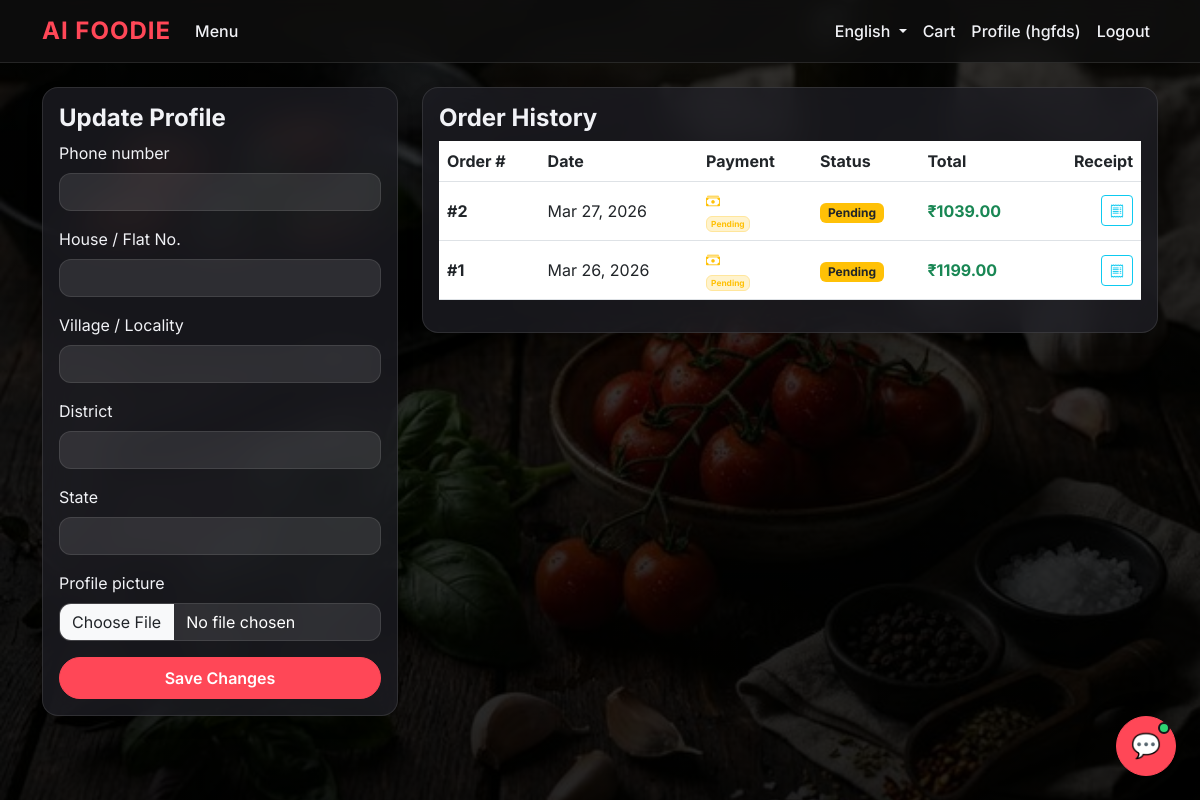
Screenshot of /profile/ (signed in) with the database file from the repository.
### core/models.py (models this page shows, shortened)
class UserProfile(models.Model):
    user = models.OneToOneField(User, on_delete=models.CASCADE)
    phone_number = models.CharField(max_length=15, blank=True, null=True)
    house_number = models.CharField(max_length=100, blank=True, null=True, verbose_name='House / Flat No.')
    village = models.CharField(max_length=100, blank=True, null=True, verbose_name='Village / Locality')
    district = models.CharField(max_length=100, blank=True, null=True, verbose_name='District')
    state = models.CharField(max_length=100, blank=True, null=True, verbose_name='State')
    profile_picture = models.ImageField(upload_to='profiles/', blank=True, null=True)

class Order(models.Model):
    STATUS_CHOICES = (
        ('Pending', 'Pending'),
        ('Preparing', 'Preparing'),
        ('Out for Delivery', 'Out for Delivery'),
        ('Delivered', 'Delivered'),
    )
    PAYMENT_METHOD_CHOICES = (
        ('cod', 'Cash on Delivery'),
        ('upi', 'UPI / QR Code'),
        ('card', 'Credit / Debit Card'),
        ('netbanking', 'Net Banking'),
    )
    PAYMENT_STATUS_CHOICES = (
        ('Pending', 'Pending'),
        ('Completed', 'Completed'),
        ('Failed', 'Failed'),
    )
    user = models.ForeignKey(User, on_delete=models.CASCADE)
    total_price = models.DecimalField(max_digits=10, decimal_places=2)
    status = models.CharField(max_length=50, choices=STATUS_CHOICES, default='Pending')
    payment_method = models.CharField(max_length=20, choices=PAYMENT_METHOD_CHOICES, default='cod')
    payment_status = models.CharField(max_length=20, choices=PAYMENT_STATUS_CHOICES, default='Pending')
    transaction_id = models.CharField(max_length=100, blank=True, null=True)
    delivery_house_number = models.CharField(max_length=100, blank=True, default='', verbose_name='House / Flat No.')
    delivery_village = models.CharField(max_length=100, blank=True, default='', verbose_name='Village / Locality')
    delivery_district = models.CharField(max_length=100, blank=True, default='', verbose_name='District')
    delivery_state = models.CharField(max_length=100, blank=True, default='', verbose_name='State')
    created_at = models.DateTimeField(auto_now_add=True)

### core/views.py (the view)
# urls.py: path('profile/', views.profile_view, name='profile'),
@login_required
def profile_view(request):
    profile = get_object_or_404(UserProfile, user=request.user)
    orders = Order.objects.filter(user=request.user).order_by('-created_at')
    if request.method == 'POST':
        form = UserProfileForm(request.POST, request.FILES, instance=profile)
        if form.is_valid():
            form.save()
            messages.success(request, 'Profile updated successfully.')
            return redirect('profile')
    else:
        form = UserProfileForm(instance=profile)
    return render(request, 'core/profile.html', {'form': form, 'orders': orders})

### core/forms.py
class UserProfileForm(forms.ModelForm):
    class Meta:
        model = UserProfile
        fields = ['phone_number', 'house_number', 'village', 'district', 'state', 'profile_picture']

### templates/core/profile.html (shortened to what this page needs)
{% extends 'core/base.html' %}
{% load crispy_forms_tags %}
{% block content %}
<div class="row">
    <div class="col-md-4 mb-4">
        <div class="card shadow">
            <div class="card-body">
                <h4 class="card-title">Update Profile</h4>
                <form method="post" enctype="multipart/form-data">
                    {{ form|crispy }}
                    <div class="d-grid mt-3">
                        <button type="submit" class="btn btn-primary">Save Changes</button>
                    </div>
                </form>
            </div>
        </div>
    </div>
    <div class="col-md-8">
        <div class="card shadow">
            <div class="card-body">
                <h4 class="card-title">Order History</h4>
                {% if orders %}
                    <div class="table-responsive">
                        <table class="table table-hover align-middle">
                            <thead>
                                <tr>
                                    <th>Order #</th>
                                    <th>Date</th>
                                    <th>Payment</th>
                                    <th>Status</th>
                                    <th>Total</th>
                                    <th class="text-end">Receipt</th>
                                </tr>
                            </thead>
                            <tbody>
                                {% for order in orders %}
                                <tr>
                                    <td class="fw-bold">#{{ order.id }}</td>
                                    <td>{{ order.created_at|date:"M d, Y" }}</td>
                                    <td>
                                        <div class="d-flex flex-column gap-1">
                                            <span class="small text-white">
                                                {% if order.payment_method == 'cod' %}
                                                    <i class="bi bi-cash-stack text-warning me-1"></i> COD
                                                {% elif order.payment_method == 'upi' %}
                                                    <i class="bi bi-qr-code-scan text-info me-1"></i> UPI
                                                {% elif order.payment_method == 'card' %}
                                                    <i class="bi bi-credit-card-fill text-primary me-1"></i> Card
                                                {% elif order.payment_method == 'netbanking' %}
                                                    <i class="bi bi-bank2 text-secondary me-1"></i> Net Banking
                                                {% else %}
                                                    {{ order.get_payment_method_title }}
                                                {% endif %}
                                            </span>
                                            <span style="font-size: 0.7rem;">
                                                {% if order.payment_status == 'Completed' %}
                                                    <span class="badge bg-success-subtle text-success border border-success-subtle px-1">Paid</span>
                                                {% else %}
                                                    <span class="badge bg-warning-subtle text-warning border border-warning-subtle px-1">Pending</span>
                                                {% endif %}
                                            </span>
                                        </div>
                                    </td>
                                    <td>
                                        <span class="badge {% if order.status == 'Pending' %}bg-warning text-dark{% elif order.status == 'Delivered' %}bg-success{% else %}bg-info text-dark{% endif %}">
                                            {{ order.status }}
                                        </span>
                                    </td>
                                    <td class="fw-bold text-success">₹{{ order.total_price }}</td>
                                    <td class="text-end">
                                        <a href="{% url 'order_confirmation' order.id %}" class="btn btn-sm btn-outline-info" title="View Order Receipt">
                                            <i class="bi bi-receipt"></i>
                                        </a>
                                    </td>
                                </tr>
                                {% endfor %}
                            </tbody>
                        </table>
                    </div>
                {% else %}
                    <p class="text-muted">You haven't placed any orders yet.</p>
                {% endif %}
            </div>
        </div>
    </div>
</div>
{% endblock %}

### templates/core/base.html (shortened to what this page needs)
{% load i18n %}
<!DOCTYPE html>
<html lang="{{ LANGUAGE_CODE }}">
<head>
    <link href="https://cdn.jsdelivr.net/npm/bootstrap@5.3.0/dist/css/bootstrap.min.css" rel="stylesheet">
    <link rel="stylesheet" href="https://cdn.jsdelivr.net/npm/bootstrap-icons@1.11.3/font/bootstrap-icons.min.css">
    <link href="/static/css/style.css?v=1.2" rel="stylesheet">
</head>
<body>
    <nav class="navbar navbar-expand-lg navbar-dark bg-dark">
        <div class="container">
            <a class="navbar-brand" href="{% url 'home' %}">AI Foodie</a>
            <div class="collapse navbar-collapse" id="navbarNav">
                <ul class="navbar-nav me-auto">
                    <li class="nav-item">
                        <a class="nav-link" href="{% url 'menu' %}">{% trans "Menu" %}</a>
                    </li>
                </ul>
                <ul class="navbar-nav ms-auto">
                    <li class="nav-item dropdown">
                        <a class="nav-link dropdown-toggle" href="#" id="languageDropdown" role="button" data-bs-toggle="dropdown" aria-expanded="false">
                            {% get_current_language as LANGUAGE_CODE %}
                            {% get_language_info for LANGUAGE_CODE as lang %}
                            {{ lang.name_local }}
                        </a>
                            {% get_available_languages as LANGUAGES %}
                            {% get_language_info_list for LANGUAGES as languages %}
                    </li>
                    <li class="nav-item">
                        <a class="nav-link" href="{% url 'cart' %}">
                            {% trans "Cart" %} <span id="nav-cart-badge" class="badge bg-danger rounded-pill ms-1" style="display: none; font-size: 0.75rem;">0</span>
                        </a>
                    </li>
                    {% if user.is_authenticated %}
                        <li class="nav-item">
                            <a class="nav-link" href="{% url 'profile' %}">{% trans "Profile" %} ({{ user.username }})</a>
                        </li>
                        <li class="nav-item">
                            <form action="{% url 'logout' %}" method="post" class="d-inline">
                                <button type="submit" class="nav-link btn btn-link">{% trans "Logout" %}</button>
                            </form>
                        </li>
                    {% endif %}
                </ul>
            </div>
        </div>
    </nav>
    <div class="container mt-4">
        {% block content %}
        {% endblock %}
    </div>
    <button id="chatbot-toggle" class="btn btn-primary rounded-circle position-fixed bottom-0 end-0 m-4 shadow-lg d-flex align-items-center justify-content-center" style="width: 60px; height: 60px; z-index: 1040;" title="Chat with AI Assistant">
        <span class="fs-4">💬</span>
        <span class="chat-toggle-badge" id="chat-unread-dot"></span>
    </button>
</body>
</html>

### static/css/style.css (style rules this page uses)
:root { --primary-color: #ff4757; --secondary-color: #2ed573; --dark-bg: rgba(22, 22, 26, 0.85); --card-bg: rgba(30, 30, 36, 0.75); --text-light: #f1f2f6; --text-muted: #a4b0be; --glass-border: rgba(255, 255, 255, 0.1); }
body { font-family: 'Inter', sans-serif; color: var(--text-light); background-image: linear-gradient(rgba(0, 0, 0, 0.75), rgba(0, 0, 0, 0.85)), url('/static/images/bg.png'); background-size: cover; background-position: center; background-attachment: fixed; min-height: 100vh; }
.navbar { background: rgba(15, 15, 15, 0.8) !important; backdrop-filter: blur(12px); -webkit-backdrop-filter: blur(12px); border-bottom: 1px solid var(--glass-border); }
.navbar-brand { font-weight: 700; font-size: 1.5rem; color: var(--primary-color) !important; text-transform: uppercase; letter-spacing: 1px; }
.nav-link { color: var(--text-light) !important; transition: color 0.3s ease, transform 0.3s ease; font-weight: 500; }
.card { background: var(--card-bg); backdrop-filter: blur(16px); -webkit-backdrop-filter: blur(16px); border: 1px solid var(--glass-border); border-radius: 16px; box-shadow: 0 8px 32px 0 rgba(0, 0, 0, 0.37); color: var(--text-light); transition: transform 0.3s ease, box-shadow 0.3s ease; overflow: hidden; }
.btn-primary { background-color: var(--primary-color); border-color: var(--primary-color); border-radius: 30px; padding: 8px 24px; font-weight: 600; transition: all 0.3s ease; }
h1, h2, h3, h4, h5, h6 { font-weight: 700; }
.form-control { background: rgba(255, 255, 255, 0.1); border: 1px solid var(--glass-border); color: #fff; border-radius: 12px; }
.form-control::placeholder { color: var(--text-muted); }
.chat-toggle-badge { position: absolute; top: 5px; right: 5px; width: 12px; height: 12px; background: #2ed573; border: 2px solid #16161a; border-radius: 50%; animation: pulse-green 2s infinite; }

### rows the page displays
Order: id "2", created_at "Mar 27, 2026", payment_method "cod" (drawn), payment_status "Pending", status "Pending", total_price "1039.00"
Order: id "1", created_at "Mar 26, 2026", payment_method "cod" (drawn), payment_status "Pending", status "Pending", total_price "1199.00"

### other values shown
{{ lang.name_local }} "English"
{{ user.username }} "hgfds"
